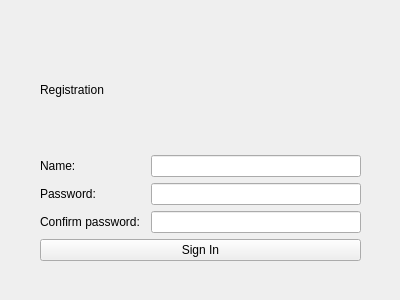
<?xml version="1.0" encoding="UTF-8"?>
<ui version="4.0">
 <class>reg_window</class>
 <widget class="QWidget" name="reg_window">
  <property name="geometry">
   <rect>
    <x>0</x>
    <y>0</y>
    <width>400</width>
    <height>300</height>
   </rect>
  </property>
  <property name="windowTitle">
   <string>Form</string>
  </property>
  <widget class="QWidget" name="gridLayoutWidget">
   <property name="geometry">
    <rect>
     <x>40</x>
     <y>30</y>
     <width>321</width>
     <height>231</height>
    </rect>
   </property>
   <layout class="QGridLayout" name="gridLayout">
    <item row="4" column="0" colspan="3">
     <widget class="QPushButton" name="pushButtonSignIn">
      <property name="text">
       <string>Sign In</string>
      </property>
     </widget>
    </item>
    <item row="0" column="0" colspan="3">
     <widget class="QLabel" name="label_Welcome">
      <property name="text">
       <string>Registration</string>
      </property>
     </widget>
    </item>
    <item row="1" column="0">
     <widget class="QLabel" name="label_Name">
      <property name="text">
       <string>Name:</string>
      </property>
     </widget>
    </item>
    <item row="2" column="1" colspan="2">
     <widget class="QLineEdit" name="passwordLineEdit"/>
    </item>
    <item row="3" column="0">
     <widget class="QLabel" name="label_Confirm">
      <property name="text">
       <string>Confirm password:</string>
      </property>
     </widget>
    </item>
    <item row="3" column="1" colspan="2">
     <widget class="QLineEdit" name="confirmLineEdit"/>
    </item>
    <item row="2" column="0">
     <widget class="QLabel" name="label_Password">
      <property name="text">
       <string>Password:</string>
      </property>
     </widget>
    </item>
    <item row="1" column="1" colspan="2">
     <widget class="QLineEdit" name="nameLineEdit"/>
    </item>
   </layout>
  </widget>
 </widget>
 <resources/>
 <connections/>
</ui>
